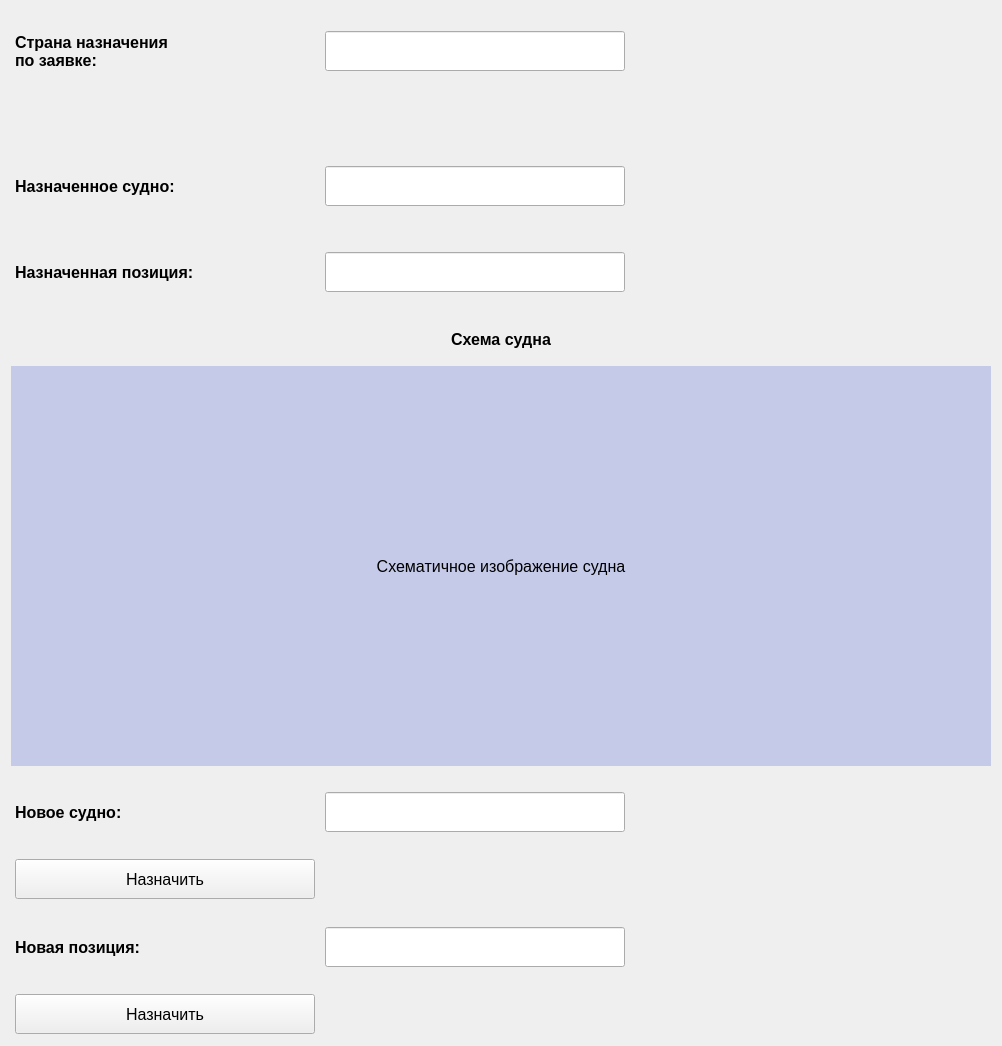
      <widget class="QWidget" name="scrollAreaWidgetContents_2">
       <property name="geometry">
        <rect>
         <x>0</x>
         <y>-447</y>
         <width>1002</width>
         <height>1046</height>
        </rect>
       </property>
       <layout class="QVBoxLayout" name="verticalLayout_2">
        <item>
         <layout class="QHBoxLayout" name="horizontalLayout_187">
          <item>
           <widget class="QLabel" name="ship_country_label">
            <property name="sizePolicy">
             <sizepolicy hsizetype="Fixed" vsizetype="Fixed">
              <horstretch>0</horstretch>
              <verstretch>0</verstretch>
             </sizepolicy>
            </property>
            <property name="minimumSize">
             <size>
              <width>300</width>
              <height>80</height>
             </size>
            </property>
            <property name="font">
             <font>
              <pointsize>12</pointsize>
              <bold>true</bold>
             </font>
            </property>
            <property name="text">
             <string>Страна назначения
по заявке:</string>
            </property>
           </widget>
          </item>
          <item>
           <widget class="QLineEdit" name="ship_country_edit">
            <property name="sizePolicy">
             <sizepolicy hsizetype="Fixed" vsizetype="Fixed">
              <horstretch>0</horstretch>
              <verstretch>0</verstretch>
             </sizepolicy>
            </property>
            <property name="minimumSize">
             <size>
              <width>300</width>
              <height>40</height>
             </size>
            </property>
            <property name="font">
             <font>
              <pointsize>12</pointsize>
             </font>
            </property>
            <property name="readOnly">
             <bool>true</bool>
            </property>
           </widget>
          </item>
          <item>
           <widget class="QLabel" name="ship_country_note_label">
            <property name="sizePolicy">
             <sizepolicy hsizetype="Fixed" vsizetype="Fixed">
              <horstretch>0</horstretch>
              <verstretch>0</verstretch>
             </sizepolicy>
            </property>
            <property name="minimumSize">
             <size>
              <width>350</width>
              <height>40</height>
             </size>
            </property>
            <property name="font">
             <font>
              <pointsize>12</pointsize>
              <bold>true</bold>
             </font>
            </property>
            <property name="text">
             <string/>
            </property>
           </widget>
          </item>
         </layout>
        </item>
        <item>
         <widget class="QLabel" name="space_3_label">
          <property name="minimumSize">
           <size>
            <width>300</width>
            <height>40</height>
           </size>
          </property>
          <property name="font">
           <font>
            <pointsize>12</pointsize>
           </font>
          </property>
          <property name="text">
           <string/>
          </property>
         </widget>
        </item>
        <item>
         <layout class="QHBoxLayout" name="horizontalLayout_188">
          <item>
           <widget class="QLabel" name="designated_ship_label">
            <property name="sizePolicy">
             <sizepolicy hsizetype="Fixed" vsizetype="Fixed">
              <horstretch>0</horstretch>
              <verstretch>0</verstretch>
             </sizepolicy>
            </property>
            <property name="minimumSize">
             <size>
              <width>300</width>
              <height>80</height>
             </size>
            </property>
            <property name="font">
             <font>
              <pointsize>12</pointsize>
              <bold>true</bold>
             </font>
            </property>
            <property name="text">
             <string>Назначенное судно:</string>
            </property>
           </widget>
          </item>
          <item>
           <widget class="QLineEdit" name="designated_ship_edit">
            <property name="sizePolicy">
             <sizepolicy hsizetype="Fixed" vsizetype="Fixed">
              <horstretch>0</horstretch>
              <verstretch>0</verstretch>
             </sizepolicy>
            </property>
            <property name="minimumSize">
             <size>
              <width>300</width>
              <height>40</height>
             </size>
            </property>
            <property name="font">
             <font>
              <pointsize>12</pointsize>
             </font>
            </property>
            <property name="readOnly">
             <bool>true</bool>
            </property>
           </widget>
          </item>
          <item>
           <widget class="QLabel" name="designated_ship_note_label">
            <property name="sizePolicy">
             <sizepolicy hsizetype="Fixed" vsizetype="Fixed">
              <horstretch>0</horstretch>
              <verstretch>0</verstretch>
             </sizepolicy>
            </property>
            <property name="minimumSize">
             <size>
              <width>350</width>
              <height>40</height>
             </size>
            </property>
            <property name="font">
             <font>
              <pointsize>12</pointsize>
              <bold>true</bold>
             </font>
            </property>
            <property name="text">
             <string/>
            </property>
           </widget>
          </item>
         </layout>
        </item>
        <item>
         <layout class="QHBoxLayout" name="horizontalLayout_189">
          <item>
           <widget class="QLabel" name="designated_position_label">
            <property name="sizePolicy">
             <sizepolicy hsizetype="Fixed" vsizetype="Fixed">
              <horstretch>0</horstretch>
              <verstretch>0</verstretch>
             </sizepolicy>
            </property>
            <property name="minimumSize">
             <size>
              <width>300</width>
              <height>80</height>
             </size>
            </property>
            <property name="font">
             <font>
              <pointsize>12</pointsize>
              <bold>true</bold>
             </font>
            </property>
            <property name="text">
             <string>Назначенная позиция:</string>
            </property>
           </widget>
          </item>
          <item>
           <widget class="QLineEdit" name="designated_position_edit">
            <property name="sizePolicy">
             <sizepolicy hsizetype="Fixed" vsizetype="Fixed">
              <horstretch>0</horstretch>
              <verstretch>0</verstretch>
             </sizepolicy>
            </property>
            <property name="minimumSize">
             <size>
              <width>300</width>
              <height>40</height>
             </size>
            </property>
            <property name="font">
             <font>
              <pointsize>12</pointsize>
             </font>
            </property>
            <property name="readOnly">
             <bool>true</bool>
            </property>
           </widget>
          </item>
          <item>
           <widget class="QLabel" name="designated_position_note_label">
            <property name="sizePolicy">
             <sizepolicy hsizetype="Fixed" vsizetype="Fixed">
              <horstretch>0</horstretch>
              <verstretch>0</verstretch>
             </sizepolicy>
            </property>
            <property name="minimumSize">
             <size>
              <width>350</width>
              <height>40</height>
             </size>
            </property>
            <property name="font">
             <font>
              <pointsize>12</pointsize>
              <bold>true</bold>
             </font>
            </property>
            <property name="text">
             <string/>
            </property>
           </widget>
          </item>
         </layout>
        </item>
        <item>
         <widget class="QLabel" name="schema_title_label">
          <property name="font">
           <font>
            <pointsize>12</pointsize>
            <bold>true</bold>
           </font>
          </property>
          <property name="text">
           <string>Схема судна</string>
          </property>
          <property name="alignment">
           <set>Qt::AlignmentFlag::AlignCenter</set>
          </property>
         </widget>
        </item>
        <item>
         <widget class="QLabel" name="schema_label">
          <property name="minimumSize">
           <size>
            <width>980</width>
            <height>400</height>
           </size>
          </property>
          <property name="maximumSize">
           <size>
            <width>980</width>
            <height>400</height>
           </size>
          </property>
          <property name="baseSize">
           <size>
            <width>0</width>
            <height>40</height>
           </size>
          </property>
          <property name="font">
           <font>
            <pointsize>12</pointsize>
            <bold>false</bold>
           </font>
          </property>
          <property name="styleSheet">
           <string notr="true">background-color: #C5CAE9;
color: #000000;</string>
          </property>
          <property name="text">
           <string>Схематичное изображение судна</string>
          </property>
          <property name="alignment">
           <set>Qt::AlignmentFlag::AlignCenter</set>
          </property>
         </widget>
        </item>
        <item>
         <layout class="QHBoxLayout" name="horizontalLayout_190">
          <item>
           <widget class="QLabel" name="new_ship_label">
            <property name="sizePolicy">
             <sizepolicy hsizetype="Fixed" vsizetype="Fixed">
              <horstretch>0</horstretch>
              <verstretch>0</verstretch>
             </sizepolicy>
            </property>
            <property name="minimumSize">
             <size>
              <width>300</width>
              <height>80</height>
             </size>
            </property>
            <property name="font">
             <font>
              <pointsize>12</pointsize>
              <bold>true</bold>
             </font>
            </property>
            <property name="text">
             <string>Новое судно:</string>
            </property>
           </widget>
          </item>
          <item>
           <widget class="QLineEdit" name="new_ship_edit">
            <property name="sizePolicy">
             <sizepolicy hsizetype="Fixed" vsizetype="Fixed">
              <horstretch>0</horstretch>
              <verstretch>0</verstretch>
             </sizepolicy>
            </property>
            <property name="minimumSize">
             <size>
              <width>300</width>
              <height>40</height>
             </size>
            </property>
            <property name="font">
             <font>
              <pointsize>12</pointsize>
             </font>
            </property>
           </widget>
          </item>
          <item>
           <widget class="QLabel" name="new_ship_note_label">
            <property name="sizePolicy">
             <sizepolicy hsizetype="Fixed" vsizetype="Fixed">
              <horstretch>0</horstretch>
              <verstretch>0</verstretch>
             </sizepolicy>
            </property>
            <property name="minimumSize">
             <size>
              <width>350</width>
              <height>40</height>
             </size>
            </property>
            <property name="font">
             <font>
              <pointsize>12</pointsize>
              <bold>true</bold>
             </font>
            </property>
            <property name="text">
             <string/>
            </property>
           </widget>
          </item>
         </layout>
        </item>
        <item>
         <layout class="QHBoxLayout" name="horizontalLayout_246">
          <item>
           <widget class="QPushButton" name="new_ship_choose_button">
            <property name="enabled">
             <bool>true</bool>
            </property>
            <property name="minimumSize">
             <size>
              <width>300</width>
              <height>40</height>
             </size>
            </property>
            <property name="maximumSize">
             <size>
              <width>300</width>
              <height>16777215</height>
             </size>
            </property>
            <property name="font">
             <font>
              <pointsize>12</pointsize>
             </font>
            </property>
            <property name="text">
             <string>Назначить</string>
            </property>
           </widget>
          </item>
          <item>
           <widget class="QLabel" name="new_ship_choose_label">
            <property name="minimumSize">
             <size>
              <width>660</width>
              <height>40</height>
             </size>
            </property>
            <property name="maximumSize">
             <size>
              <width>650</width>
              <height>16777215</height>
             </size>
            </property>
            <property name="font">
             <font>
              <pointsize>12</pointsize>
              <bold>true</bold>
             </font>
            </property>
            <property name="text">
             <string/>
            </property>
           </widget>
          </item>
         </layout>
        </item>
        <item>
         <layout class="QHBoxLayout" name="horizontalLayout_191">
          <item>
           <widget class="QLabel" name="new_position_label">
            <property name="sizePolicy">
             <sizepolicy hsizetype="Fixed" vsizetype="Fixed">
              <horstretch>0</horstretch>
              <verstretch>0</verstretch>
             </sizepolicy>
            </property>
            <property name="minimumSize">
             <size>
              <width>300</width>
              <height>80</height>
             </size>
            </property>
            <property name="font">
             <font>
              <pointsize>12</pointsize>
              <bold>true</bold>
             </font>
            </property>
            <property name="text">
             <string>Новая позиция:</string>
            </property>
           </widget>
          </item>
          <item>
           <widget class="QLineEdit" name="new_position_edit">
            <property name="sizePolicy">
             <sizepolicy hsizetype="Fixed" vsizetype="Fixed">
              <horstretch>0</horstretch>
              <verstretch>0</verstretch>
             </sizepolicy>
            </property>
            <property name="minimumSize">
             <size>
              <width>300</width>
              <height>40</height>
             </size>
            </property>
            <property name="font">
             <font>
              <pointsize>12</pointsize>
             </font>
            </property>
           </widget>
          </item>
          <item>
           <widget class="QLabel" name="new_position_note_label">
            <property name="sizePolicy">
             <sizepolicy hsizetype="Fixed" vsizetype="Fixed">
              <horstretch>0</horstretch>
              <verstretch>0</verstretch>
             </sizepolicy>
            </property>
            <property name="minimumSize">
             <size>
              <width>350</width>
              <height>40</height>
             </size>
            </property>
            <property name="font">
             <font>
              <pointsize>12</pointsize>
              <bold>true</bold>
             </font>
            </property>
            <property name="text">
             <string/>
            </property>
           </widget>
          </item>
         </layout>
        </item>
        <item>
         <layout class="QHBoxLayout" name="horizontalLayout_247">
          <item>
           <widget class="QPushButton" name="new_position_choose_button">
            <property name="enabled">
             <bool>true</bool>
            </property>
            <property name="minimumSize">
             <size>
              <width>300</width>
              <height>40</height>
             </size>
            </property>
            <property name="maximumSize">
             <size>
              <width>300</width>
              <height>16777215</height>
             </size>
            </property>
            <property name="font">
             <font>
              <pointsize>12</pointsize>
             </font>
            </property>
            <property name="text">
             <string>Назначить</string>
            </property>
           </widget>
          </item>
          <item>
           <widget class="QLabel" name="new_position_choose_label">
            <property name="minimumSize">
             <size>
              <width>660</width>
              <height>40</height>
             </size>
            </property>
            <property name="maximumSize">
             <size>
              <width>650</width>
              <height>16777215</height>
             </size>
            </property>
            <property name="font">
             <font>
              <pointsize>12</pointsize>
              <bold>true</bold>
             </font>
            </property>
            <property name="text">
             <string/>
            </property>
           </widget>
          </item>
         </layout>
        </item>
       </layout>
      </widget>
